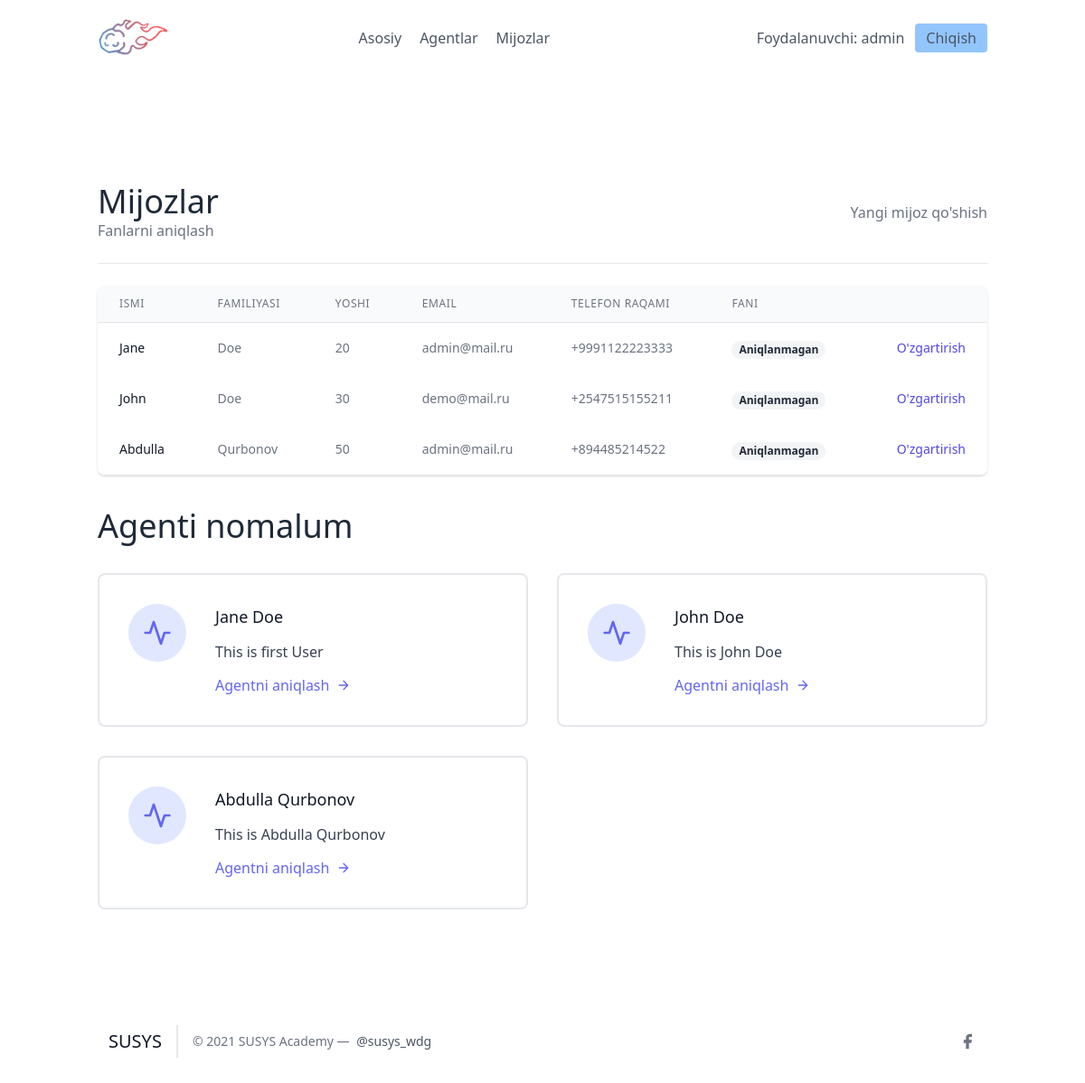
Screenshot of /leads/ (signed in) with the database file from the repository.
### leads/models.py (models this page shows, shortened)
class User(AbstractUser):
    is_organisor = models.BooleanField(default=True)
    is_agent = models.BooleanField(default=False)

class Lead(models.Model):
    ismi = models.CharField(max_length=20)
    familiyasi = models.CharField(max_length=20)
    yoshi = models.IntegerField(default=0)
    organisation = models.ForeignKey(UserProfile, on_delete=models.CASCADE)
    agent = models.ForeignKey("Agent", null=True, blank=True, on_delete=models.SET_NULL)
    category = models.ForeignKey("Category", related_name='leads', null=True,  blank=True, on_delete=models.SET_NULL)
    izoh = models.TextField()
    sana = models.DateTimeField(auto_now_add=True)
    telefon = models.CharField(max_length=20)
    email = models.EmailField()

### leads/views.py (the view)
# urls.py: path('', LeadListView.as_view(), name="lead-list"),
class LeadListView(LoginRequiredMixin, ListView):
    template_name = "leads/leads_list.html"
    context_object_name = "leads"
    def get_queryset(self):
        user = self.request.user
        if user.is_organisor:
            queryset = Lead.objects.filter(organisation = user.userprofile)
        else:
            queryset = Lead.objects.filter(organisation = user.agent.organisation)
            queryset = queryset.filter(agent__user = self.request.user)
        return queryset
    def get_context_data(self, **kwargs):
        context = super(LeadListView, self).get_context_data(**kwargs)
        user = self.request.user
        if user.is_organisor:
            queryset = Lead.objects.filter(
                organisation=user.userprofile,
                agent__isnull=True
            )
            context.update({
                "unassigned_leads": queryset
            })
        return context

### leads/templates/leads/leads_list.html (shortened to what this page needs)
{% extends "base.html" %}
{% block content %}
<section class="text-gray-700 body-font">
    <div class="container px-5 py-24 mx-auto flex flex-wrap">
        <div class="w-full mb-6 py-6 flex justify-between items-center border-b border-gray-200">
            <div>
                <h1 class="text-4xl text-gray-800">Mijozlar</h1>
                <a class="text-gray-500 hover:text-blue-500" href="{% url 'leads:categories' %}">
                    Fanlarni aniqlash
                </a>
            </div>
            {% if request.user.is_organisor %}
            <div>
                <a class="text-gray-500 hover:text-blue-500" href="{% url 'leads:lead-create' %}">
                    Yangi mijoz qo'shish
                </a>
            </div>
            {% endif %}
        </div>
        <div class="flex flex-col w-full">
            <div class="-my-2 overflow-x-auto sm:-mx-6 lg:-mx-8">
            <div class="py-2 align-middle inline-block min-w-full sm:px-6 lg:px-8">
                <div class="shadow overflow-hidden border-b border-gray-200 sm:rounded-lg">
                <table class="min-w-full divide-y divide-gray-200">
                    <thead class="bg-gray-50">
                        <tr>
                            <th scope="col" class="px-6 py-3 text-left text-xs font-medium text-gray-500 uppercase tracking-wider">
                            Ismi
                            </th>
                            <th scope="col" class="px-6 py-3 text-left text-xs font-medium text-gray-500 uppercase tracking-wider">
                            Familiyasi
                            </th>
                            <th scope="col" class="px-6 py-3 text-left text-xs font-medium text-gray-500 uppercase tracking-wider">
                            Yoshi
                            </th>
                            <th scope="col" class="px-6 py-3 text-left text-xs font-medium text-gray-500 uppercase tracking-wider">
                            Email
                            </th>
                            <th scope="col" class="px-6 py-3 text-left text-xs font-medium text-gray-500 uppercase tracking-wider">
                            Telefon raqami
                            </th>
                            <th scope="col" class="px-6 py-3 text-left text-xs font-medium text-gray-500 uppercase tracking-wider">
                            Fani
                            </th>
                            <th scope="col" class="relative px-6 py-3">
                            </th>
                        </tr>
                    </thead>
                    <tbody>
                        {% for lead in leads %}
                            <tr class="bg-white">
                                <td class="px-6 py-4 whitespace-nowrap text-sm font-medium text-gray-900">
                                    {{ lead.ismi }}
                                </td>
                                <td class="px-6 py-4 whitespace-nowrap text-sm text-gray-500">
                                    {{ lead.familiyasi }}
                                </td>
                                <td class="px-6 py-4 whitespace-nowrap text-sm text-gray-500">
                                    {{ lead.yoshi }}
                                </td>
                                <td class="px-6 py-4 whitespace-nowrap text-sm text-gray-500">
                                    {{ lead.email }}
                                </td>
                                <td class="px-6 py-4 whitespace-nowrap text-sm text-gray-500">
                                    {{ lead.telefon }}
                                </td>
                                <td class="px-6 py-4 whitespace-nowrap">
                                    {% if lead.category %}
                                        <span class="px-2 inline-flex text-xs leading-5 font-semibold rounded-full bg-green-100 text-green-800">
                                            {{ lead.category.name }}
                                        </span>
                                    {% else %}
                                        <span class="px-2 inline-flex text-xs leading-5 font-semibold rounded-full bg-gray-100 text-gray-800">
                                            Aniqlanmagan
                                        </span>
                                    {% endif %}
                                </td>
                                <td class="px-6 py-4 whitespace-nowrap text-right text-sm font-medium">
                                    <a href="{% url 'leads:update' lead.pk %}" class="text-indigo-600 hover:text-indigo-900">
                                        O'zgartirish
                                    </a>
                                </td>
                            </tr>
                        {% endfor %}
                    </tbody>
                </table>
                </div>
            </div>
            </div>
        </div>
        {% if unassigned_leads.exists %}
            <div class="mt-5 flex flex-wrap -m-4">
                <div class="p-4 w-full">
                    <h1 class="text-4xl text-gray-800">Agenti nomalum</h1>
                </div>
                {% for lead in unassigned_leads %}
                <div class="p-4 lg:w-1/2 md:w-full">
                    <div class="flex border-2 rounded-lg border-gray-200 p-8 sm:flex-row flex-col">
                        <div class="w-16 h-16 sm:mr-8 sm:mb-0 mb-4 inline-flex items-center justify-center rounded-full bg-indigo-100 text-indigo-500 flex-shrink-0">
                            <svg fill="none" stroke="currentColor" stroke-linecap="round" stroke-linejoin="round" stroke-width="2" class="w-8 h-8" viewBox="0 0 24 24">
                                <path d="M22 12h-4l-3 9L9 3l-3 9H2"></path>
                            </svg>
                        </div>
                        <div class="flex-grow">
                            <h2 class="text-gray-900 text-lg title-font font-medium mb-3">
                                {{ lead.ismi }} {{ lead.familiyasi }}
                            </h2>
                            <p class="leading-relaxed text-base">
                                {{ lead.izoh }}
                            </p>
                            <a href="{% url 'leads:assign-agent' lead.pk %}" class="mt-3 text-indigo-500 inline-flex items-center">
                                Agentni aniqlash
                                <svg fill="none" stroke="currentColor" stroke-linecap="round" stroke-linejoin="round" stroke-width="2" class="w-4 h-4 ml-2" viewBox="0 0 24 24">
                                    <path d="M5 12h14M12 5l7 7-7 7"></path>
                                </svg>
                            </a>
                        </div>
                    </div>
                </div>
                {% endfor %}
            </div>
        {% endif %}
    </div>
</section>
{% endblock content %}

### frontend/base.html (shortened to what this page needs)
<!DOCTYPE html>
<html lang="en">
<head>
    <link href="https://unpkg.com/tailwindcss@^2/dist/tailwind.min.css" rel="stylesheet">
</head>
<body>
    {% include 'details/navbar.html' %}
    <div class="max-w-5xl mx-auto">
        {% block content %}
        {% endblock %}
    </div>
    {% include 'details/footer.html' %}
</body>
</html>

### frontend/details/navbar.html
{% load static %}
<header class="text-gray-600 body-font">
  <div class="container mx-auto flex flex-wrap p-5 flex-col md:flex-row items-center">
    <a class="flex title-font font-medium items-center text-gray-900 mb-4 md:mb-0">
      <img src="{% static 'images/logo.png' %}" style="width: 80px;" alt="Logo">
    </a>
    <nav class="md:ml-auto md:mr-auto flex flex-wrap items-center text-base justify-center">
      <a href="/" class="mr-5 hover:text-gray-900">Asosiy</a>
    {% if not request.user.is_authenticated %}
      </nav>
        <button class="inline-flex items-center bg-blue-300 border-0 py-1 px-3 focus:outline-none hover:bg-blue-200 rounded text-base mt-4 md:mt-0" style="margin-right: 20px">
          <a  href="{% url 'signup' %}">Ro'yxatdan o'tish
          </a>
        </button>
      {% else %}
      {% if request.user.is_organisor %}
        <a href="/agents/" class="mr-5 hover:text-gray-900">Agentlar</a>
      {% endif %}
        <a href="/leads/" class="mr-5 hover:text-gray-900">Mijozlar</a>
      </nav>
    {% endif %}
    {% if request.user.is_authenticated %}
      Foydalanuvchi: {{ request.user.username }}
      <button class="ml-3 inline-flex items-center bg-blue-300 border-0 py-1 px-3 focus:outline-none hover:bg-blue-200 rounded text-base mt-4 md:mt-0">
        <a  href="{% url 'logout' %}">Chiqish
        </a>
      </button>
    {% else %}
    <button class="inline-flex items-center bg-blue-300 border-0 py-1 px-3 focus:outline-none hover:bg-blue-200 rounded text-base mt-4 md:mt-0">
      <a href="{% url 'login' %}">Kirish
    </a>
    </button>
    {% endif %}
  </div>
</header>

### frontend/details/footer.html (shortened to what this page needs)
{% load static %}
    <footer class="text-gray-600 body-font">
    <div class="container px-5 py-8 mx-auto flex items-center sm:flex-row flex-col">
      <a class="flex title-font font-medium items-center md:justify-start justify-center text-gray-900">
        <span class="ml-3 text-xl">SUSYS</span>
      </a>
      <p class="text-sm text-gray-500 sm:ml-4 sm:pl-4 sm:border-l-2 sm:border-gray-200 sm:py-2 sm:mt-0 mt-4">© 2021 SUSYS Academy —
        <a href="https://twitter.com/knyttneve" class="text-gray-600 ml-1" rel="noopener noreferrer" target="_blank">@susys_wdg</a>
      </p>
      <span class="inline-flex sm:ml-auto sm:mt-0 mt-4 justify-center sm:justify-start">
        <a class="text-gray-500">
          <svg fill="currentColor" stroke-linecap="round" stroke-linejoin="round" stroke-width="2" class="w-5 h-5" viewBox="0 0 24 24">
            <path d="M18 2h-3a5 5 0 00-5 5v3H7v4h3v8h4v-8h3l1-4h-4V7a1 1 0 011-1h3z"></path>
          </svg>
        </a>

### rows the page displays
User: user.username "admin"
Lead: ismi "Jane", familiyasi "Doe", yoshi "20", email "admin@mail.ru", telefon "+9991122223333", shows "Aniqlanmagan", izoh "This is first User"
Lead: ismi "John", familiyasi "Doe", yoshi "30", email "demo@mail.ru", telefon "+2547515155211", shows "Aniqlanmagan", izoh "This is John Doe"
Lead: ismi "Abdulla", familiyasi "Qurbonov", yoshi "50", email "admin@mail.ru", telefon "+894485214522", shows "Aniqlanmagan", izoh "This is Abdulla Qurbonov"
